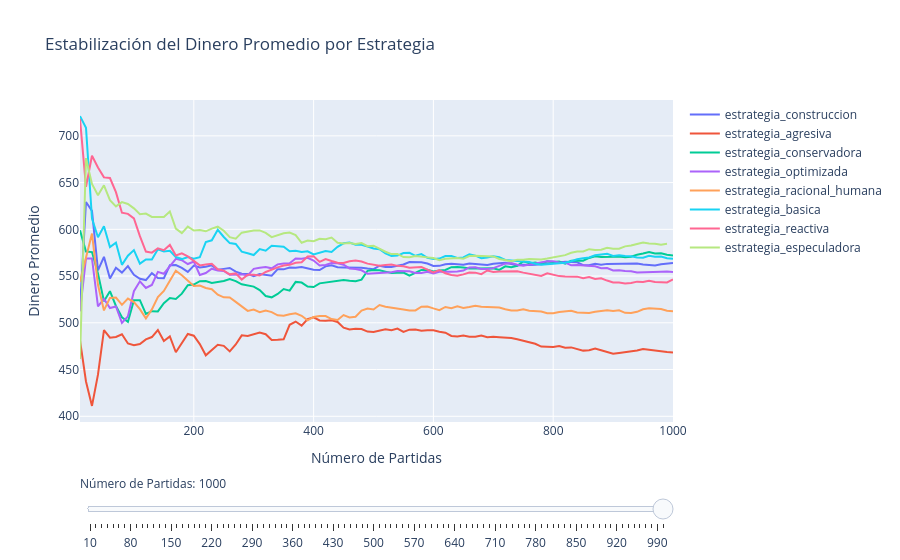

The cell this chart's notebook holds for it:
### Code cell
fig8.show()

### Figure 1 — Plotly figure (JSON) as saved in the notebook; plotly's stock layout.template omitted (floating-point values rounded to 4 significant figures; data arrays with more than 128 entries replaced by an {"elided": "..."} marker saying what was removed)
{"data": [{"mode": "lines", "name": "estrategia_construccion", "type": "scatter", "visible": true, "x": [10, 20, 30, 40, 50, 60, 70, 80, 90, 100, 110, 120, 130, 140, 150, 160, 170, 180, 190, 200, 210, 220, 230, 240, 250, 260, 270, 280, 290, 300, 310, 320, 330, 340, 350, 360, 370, 380, 390, 400, 410, 420, 430, 440, 450, 460, 470, 480, 490, 500, 510, 520, 530, 540, 550, 560, 570, 580, 590, 600, 610, 620, 630, 640, 650, 660, 670, 680, 690, 700, 710, 720, 730, 740, 750, 760, 770, 780, 790, 800, 810, 820, 830, 840, 850, 860, 870, 880, 890, 900, 910, 920, 930, 940, 950, 960, 970, 980, 990, 1000], "y": [516.2, 629.2, 619.8, 556.0, 570.5, 547.3, 558.9, 553.7, 560.6, 551.5, 547.1, 545.7, 553.1, 548.0, 547.8, 561.5, 561.7, 558.7, 554.5, 561.3, 559.2, 559.9, 561.5, 556.8, 557.7, 558.7, 554.7, 552.4, 552.3, 549.8, 552.3, 551.4, 550.3, 557.3, 557.2, 559.1, 558.9, 559.6, 557.8, 556.8, 556.4, 560.4, 561.4, 559.5, 559.3, 559.1, 559.7, 558.9, 558.0, 557.4, 561.1, 559.8, 559.6, 561.1, 562.4, 565.0, 564.6, 564.8, 563.4, 560.8, 560.9, 562.7, 563.2, 562.6, 562.0, 563.5, 563.0, 562.6, 561.8, 563.1, 563.9, 564.2, 562.9, 561.3, 562.2, 561.7, 562.1, 562.7, 562.6, 563.9, 564.5, 565.3, 565.1, 564.8, 561.7, 561.5, 563.3, 562.2, 563.0, 563.2, 563.1, 563.2, 562.9, 563.4, 562.3, 562.0, 561.2, 562.7, 563.6, 564.1]}, {"mode": "lines", "name": "estrategia_agresiva", "type": "scatter", "visible": true, "x": [10, 20, 30, 40, 50, 60, 70, 80, 90, 100, 110, 120, 130, 140, 150, 160, 170, 180, 190, 200, 210, 220, 230, 240, 250, 260, 270, 280, 290, 300, 310, 320, 330, 340, 350, 360, 370, 380, 390, 400, 410, 420, 430, 440, 450, 460, 470, 480, 490, 500, 510, 520, 530, 540, 550, 560, 570, 580, 590, 600, 610, 620, 630, 640, 650, 660, 670, 680, 690, 700, 710, 720, 730, 740, 750, 760, 770, 780, 790, 800, 810, 820, 830, 840, 850, 860, 870, 880, 890, 900, 910, 920, 930, 940, 950, 960, 970, 980, 990, 1000], "y": [481.2, 437.3, 411.1, 444.5, 492.2, 484.1, 484.9, 487.7, 477.9, 476.1, 477.3, 482.3, 484.8, 492.2, 480.5, 485.4, 468.5, 478.3, 488.0, 486.2, 477.2, 465.2, 471.3, 476.4, 475.4, 469.4, 476.8, 486.6, 486.0, 488.0, 489.6, 487.8, 481.5, 481.7, 482.3, 497.9, 501.3, 496.9, 504.0, 505.9, 502.5, 502.2, 502.7, 500.9, 494.8, 492.8, 493.7, 493.3, 490.6, 490.2, 491.5, 493.1, 492.2, 493.9, 490.2, 492.7, 492.9, 491.5, 492.0, 492.0, 490.3, 489.4, 486.0, 485.4, 486.4, 485.1, 485.1, 486.4, 484.6, 485.0, 484.5, 484.3, 483.7, 482.4, 480.6, 478.9, 477.6, 474.6, 474.5, 474.1, 475.1, 473.4, 473.7, 471.6, 470.2, 470.7, 472.4, 470.7, 468.5, 467.0, 467.8, 468.6, 469.2, 470.4, 471.8, 470.9, 470.2, 469.0, 468.7, 468.2]}, {"mode": "lines", "name": "estrategia_conservadora", "type": "scatter", "visible": true, "x": [10, 20, 30, 40, 50, 60, 70, 80, 90, 100, 110, 120, 130, 140, 150, 160, 170, 180, 190, 200, 210, 220, 230, 240, 250, 260, 270, 280, 290, 300, 310, 320, 330, 340, 350, 360, 370, 380, 390, 400, 410, 420, 430, 440, 450, 460, 470, 480, 490, 500, 510, 520, 530, 540, 550, 560, 570, 580, 590, 600, 610, 620, 630, 640, 650, 660, 670, 680, 690, 700, 710, 720, 730, 740, 750, 760, 770, 780, 790, 800, 810, 820, 830, 840, 850, 860, 870, 880, 890, 900, 910, 920, 930, 940, 950, 960, 970, 980, 990, 1000], "y": [599.1, 576.3, 575.7, 552.7, 523.0, 533.8, 518.0, 505.9, 501.1, 524.2, 524.2, 509.5, 512.5, 512.1, 521.0, 526.5, 525.6, 531.2, 540.3, 541.0, 544.6, 544.7, 542.6, 543.4, 544.7, 546.8, 544.6, 541.2, 540.2, 538.7, 535.0, 528.6, 527.2, 530.8, 536.1, 534.4, 543.8, 543.1, 538.8, 538.3, 542.2, 543.2, 544.4, 545.4, 545.7, 544.9, 544.4, 546.2, 555.6, 556.6, 556.3, 554.8, 553.3, 553.7, 553.7, 550.4, 553.3, 556.6, 556.8, 555.0, 556.0, 556.6, 559.6, 559.8, 559.2, 558.2, 558.2, 558.2, 558.8, 558.3, 556.6, 560.4, 559.5, 561.1, 565.8, 563.6, 564.6, 563.1, 565.9, 565.2, 565.6, 563.3, 566.4, 566.2, 566.4, 569.4, 571.2, 570.4, 570.3, 570.6, 571.0, 570.2, 570.6, 572.9, 574.1, 575.7, 574.2, 574.3, 572.8, 572.0]}, {"mode": "lines", "name": "estrategia_optimizada", "type": "scatter", "visible": true, "x": [10, 20, 30, 40, 50, 60, 70, 80, 90, 100, 110, 120, 130, 140, 150, 160, 170, 180, 190, 200, 210, 220, 230, 240, 250, 260, 270, 280, 290, 300, 310, 320, 330, 340, 350, 360, 370, 380, 390, 400, 410, 420, 430, 440, 450, 460, 470, 480, 490, 500, 510, 520, 530, 540, 550, 560, 570, 580, 590, 600, 610, 620, 630, 640, 650, 660, 670, 680, 690, 700, 710, 720, 730, 740, 750, 760, 770, 780, 790, 800, 810, 820, 830, 840, 850, 860, 870, 880, 890, 900, 910, 920, 930, 940, 950, 960, 970, 980, 990, 1000], "y": [512.3, 568.9, 568.9, 517.6, 525.6, 515.8, 517.5, 499.9, 507.0, 533.9, 544.4, 537.2, 540.4, 554.5, 552.5, 560.0, 568.4, 566.9, 562.9, 565.5, 551.2, 553.2, 557.9, 555.9, 555.5, 551.4, 551.9, 551.8, 550.6, 557.7, 558.9, 559.8, 558.3, 562.5, 563.5, 563.7, 568.7, 568.6, 569.6, 566.6, 561.3, 561.9, 564.0, 563.8, 562.2, 558.2, 557.5, 556.2, 552.4, 552.8, 552.9, 553.8, 554.0, 555.4, 555.7, 555.2, 553.4, 553.4, 554.6, 552.9, 554.6, 554.2, 554.6, 554.8, 555.9, 559.3, 559.4, 557.5, 557.5, 558.5, 560.9, 563.3, 564.0, 562.1, 561.2, 562.4, 564.0, 565.4, 565.9, 566.0, 564.5, 564.3, 561.6, 561.9, 561.6, 560.5, 560.5, 558.4, 558.7, 555.9, 556.2, 555.4, 555.1, 553.9, 554.1, 553.7, 554.6, 554.7, 555.0, 554.4]}, {"mode": "lines", "name": "estrategia_racional_humana", "type": "scatter", "visible": true, "x": [10, 20, 30, 40, 50, 60, 70, 80, 90, 100, 110, 120, 130, 140, 150, 160, 170, 180, 190, 200, 210, 220, 230, 240, 250, 260, 270, 280, 290, 300, 310, 320, 330, 340, 350, 360, 370, 380, 390, 400, 410, 420, 430, 440, 450, 460, 470, 480, 490, 500, 510, 520, 530, 540, 550, 560, 570, 580, 590, 600, 610, 620, 630, 640, 650, 660, 670, 680, 690, 700, 710, 720, 730, 740, 750, 760, 770, 780, 790, 800, 810, 820, 830, 840, 850, 860, 870, 880, 890, 900, 910, 920, 930, 940, 950, 960, 970, 980, 990, 1000], "y": [544.0, 568.9, 595.5, 540.6, 513.3, 526.6, 527.0, 519.2, 526.0, 522.2, 514.6, 504.7, 514.4, 527.5, 534.1, 545.1, 555.8, 550.9, 544.7, 539.4, 539.9, 537.3, 536.0, 530.1, 527.2, 527.2, 522.4, 517.5, 512.7, 514.1, 511.4, 513.1, 511.4, 508.1, 507.5, 509.2, 510.2, 507.5, 502.7, 506.3, 507.2, 507.2, 504.0, 503.0, 508.3, 505.7, 506.5, 513.1, 515.2, 514.2, 519.0, 517.2, 516.5, 515.2, 514.3, 513.3, 513.3, 517.3, 517.5, 515.4, 513.5, 517.0, 515.7, 517.6, 516.0, 516.8, 518.3, 517.2, 517.1, 516.5, 516.4, 514.5, 513.1, 513.3, 514.6, 512.8, 512.2, 512.0, 510.3, 510.3, 511.5, 512.2, 512.9, 511.1, 510.7, 510.5, 511.8, 512.9, 513.5, 512.7, 513.5, 510.7, 510.4, 511.7, 514.4, 515.6, 515.2, 514.9, 513.0, 512.4]}, {"mode": "lines", "name": "estrategia_basica", "type": "scatter", "visible": true, "x": [10, 20, 30, 40, 50, 60, 70, 80, 90, 100, 110, 120, 130, 140, 150, 160, 170, 180, 190, 200, 210, 220, 230, 240, 250, 260, 270, 280, 290, 300, 310, 320, 330, 340, 350, 360, 370, 380, 390, 400, 410, 420, 430, 440, 450, 460, 470, 480, 490, 500, 510, 520, 530, 540, 550, 560, 570, 580, 590, 600, 610, 620, 630, 640, 650, 660, 670, 680, 690, 700, 710, 720, 730, 740, 750, 760, 770, 780, 790, 800, 810, 820, 830, 840, 850, 860, 870, 880, 890, 900, 910, 920, 930, 940, 950, 960, 970, 980, 990, 1000], "y": [721.1, 708.7, 611.6, 591.5, 603.3, 581.0, 585.7, 562.0, 571.7, 577.8, 563.3, 567.8, 567.8, 578.6, 576.3, 577.1, 570.4, 568.2, 570.4, 568.6, 570.1, 586.3, 588.3, 599.5, 591.8, 585.3, 584.4, 576.1, 574.4, 572.5, 578.9, 577.1, 582.4, 582.0, 581.5, 576.5, 577.1, 575.8, 576.5, 573.1, 574.6, 576.8, 575.9, 581.4, 585.0, 585.9, 583.6, 583.4, 581.6, 579.5, 578.7, 574.3, 571.6, 571.9, 574.6, 574.8, 571.7, 573.5, 569.4, 568.3, 568.7, 571.4, 571.5, 569.4, 569.9, 573.3, 571.9, 569.1, 569.9, 571.2, 570.2, 567.3, 566.7, 566.4, 566.2, 565.1, 563.1, 562.2, 562.7, 563.0, 563.7, 564.2, 565.9, 568.0, 569.1, 569.8, 572.3, 573.4, 573.8, 571.5, 572.4, 571.4, 571.2, 570.0, 569.6, 571.6, 570.7, 571.0, 569.1, 568.5]}, {"mode": "lines", "name": "estrategia_reactiva", "type": "scatter", "visible": true, "x": [10, 20, 30, 40, 50, 60, 70, 80, 90, 100, 110, 120, 130, 140, 150, 160, 170, 180, 190, 200, 210, 220, 230, 240, 250, 260, 270, 280, 290, 300, 310, 320, 330, 340, 350, 360, 370, 380, 390, 400, 410, 420, 430, 440, 450, 460, 470, 480, 490, 500, 510, 520, 530, 540, 550, 560, 570, 580, 590, 600, 610, 620, 630, 640, 650, 660, 670, 680, 690, 700, 710, 720, 730, 740, 750, 760, 770, 780, 790, 800, 810, 820, 830, 840, 850, 860, 870, 880, 890, 900, 910, 920, 930, 940, 950, 960, 970, 980, 990, 1000], "y": [718.0, 645.4, 678.8, 666.1, 655.6, 654.9, 639.8, 617.8, 616.6, 611.8, 592.7, 576.3, 575.1, 579.7, 577.7, 583.3, 572.1, 574.3, 571.1, 566.3, 561.4, 562.5, 563.2, 557.3, 555.8, 551.8, 552.9, 546.3, 551.4, 551.3, 550.5, 554.4, 557.1, 559.3, 561.3, 562.0, 564.3, 564.9, 570.9, 571.2, 565.2, 568.3, 566.1, 564.3, 563.9, 565.9, 566.5, 565.6, 563.3, 561.9, 561.1, 562.0, 562.4, 560.9, 560.5, 558.9, 559.2, 559.6, 556.9, 553.8, 556.4, 553.0, 551.2, 550.3, 551.8, 553.8, 553.7, 552.1, 556.0, 554.4, 554.8, 555.0, 554.6, 555.2, 553.7, 552.5, 551.7, 550.1, 553.0, 551.2, 550.0, 549.7, 549.9, 549.4, 547.7, 548.9, 546.9, 547.6, 545.2, 543.1, 543.1, 542.1, 542.5, 544.0, 543.5, 545.0, 543.6, 543.8, 543.1, 546.4]}, {"mode": "lines", "name": "estrategia_especuladora", "type": "scatter", "visible": true, "x": [10, 20, 30, 40, 50, 60, 70, 80, 90, 100, 110, 120, 130, 140, 150, 160, 170, 180, 190, 200, 210, 220, 230, 240, 250, 260, 270, 280, 290, 300, 310, 320, 330, 340, 350, 360, 370, 380, 390, 400, 410, 420, 430, 440, 450, 460, 470, 480, 490, 500, 510, 520, 530, 540, 550, 560, 570, 580, 590, 600, 610, 620, 630, 640, 650, 660, 670, 680, 690, 700, 710, 720, 730, 740, 750, 760, 770, 780, 790, 800, 810, 820, 830, 840, 850, 860, 870, 880, 890, 900, 910, 920, 930, 940, 950, 960, 970, 980, 990, 1000], "y": [461.4, 676.2, 648.5, 636.5, 647.1, 631.2, 624.6, 629.1, 627.1, 622.4, 616.2, 616.8, 613.3, 613.2, 613.2, 619.1, 600.8, 595.9, 602.9, 598.7, 599.3, 597.9, 600.8, 602.8, 598.5, 591.7, 590.0, 596.4, 597.5, 598.7, 598.8, 596.3, 591.6, 594.0, 595.7, 596.5, 593.8, 585.6, 588.0, 587.4, 589.9, 589.4, 591.2, 585.7, 584.7, 585.3, 584.4, 585.3, 581.9, 582.5, 579.1, 576.0, 573.6, 573.7, 570.3, 570.2, 571.6, 570.5, 570.0, 569.3, 567.0, 568.6, 568.6, 569.4, 568.6, 571.4, 571.8, 571.7, 571.5, 571.0, 568.3, 566.9, 565.8, 567.6, 567.3, 568.2, 568.3, 567.7, 568.7, 569.8, 571.2, 572.4, 575.0, 576.3, 576.3, 578.8, 578.0, 578.1, 580.2, 579.2, 579.2, 581.8, 582.7, 584.7, 585.9, 584.9, 584.7, 583.4, 584.5]}], "layout": {"showlegend": true, "sliders": [{"active": 99, "currentvalue": {"prefix": "Número de Partidas: "}, "pad": {"t": 50}, "steps": [{"args": [{"x": {"elided": "8x100 int values"}, "y": {"elided": "8x100 float values"}}], "label": "10", "method": "update"}, {"args": [{"x": {"elided": "8x100 int values"}, "y": {"elided": "8x100 float values"}}], "label": "20", "method": "update"}, {"args": [{"x": {"elided": "8x100 int values"}, "y": {"elided": "8x100 float values"}}], "label": "30", "method": "update"}, {"args": [{"x": {"elided": "8x100 int values"}, "y": {"elided": "8x100 float values"}}], "label": "40", "method": "update"}, {"args": [{"x": {"elided": "8x100 int values"}, "y": {"elided": "8x100 float values"}}], "label": "50", "method": "update"}, {"args": [{"x": {"elided": "8x100 int values"}, "y": {"elided": "8x100 float values"}}], "label": "60", "method": "update"}, {"args": [{"x": {"elided": "8x100 int values"}, "y": {"elided": "8x100 float values"}}], "label": "70", "method": "update"}, {"args": [{"x": {"elided": "8x100 int values"}, "y": {"elided": "8x100 float values"}}], "label": "80", "method": "update"}, {"args": [{"x": {"elided": "8x100 int values"}, "y": {"elided": "8x100 float values"}}], "label": "90", "method": "update"}, {"args": [{"x": {"elided": "8x100 int values"}, "y": {"elided": "8x100 float values"}}], "label": "100", "method": "update"}, {"args": [{"x": {"elided": "8x100 int values"}, "y": {"elided": "8x100 float values"}}], "label": "110", "method": "update"}, {"args": [{"x": {"elided": "8x100 int values"}, "y": {"elided": "8x100 float values"}}], "label": "120", "method": "update"}, {"args": [{"x": {"elided": "8x100 int values"}, "y": {"elided": "8x100 float values"}}], "label": "130", "method": "update"}, {"args": [{"x": {"elided": "8x100 int values"}, "y": {"elided": "8x100 float values"}}], "label": "140", "method": "update"}, {"args": [{"x": {"elided": "8x100 int values"}, "y": {"elided": "8x100 float values"}}], "label": "150", "method": "update"}, {"args": [{"x": {"elided": "8x100 int values"}, "y": {"elided": "8x100 float values"}}], "label": "160", "method": "update"}, {"args": [{"x": {"elided": "8x100 int values"}, "y": {"elided": "8x100 float values"}}], "label": "170", "method": "update"}, {"args": [{"x": {"elided": "8x100 int values"}, "y": {"elided": "8x100 float values"}}], "label": "180", "method": "update"}, {"args": [{"x": {"elided": "8x100 int values"}, "y": {"elided": "8x100 float values"}}], "label": "190", "method": "update"}, {"args": [{"x": {"elided": "8x100 int values"}, "y": {"elided": "8x100 float values"}}], "label": "200", "method": "update"}, {"args": [{"x": {"elided": "8x100 int values"}, "y": {"elided": "8x100 float values"}}], "label": "210", "method": "update"}, {"args": [{"x": {"elided": "8x100 int values"}, "y": {"elided": "8x100 float values"}}], "label": "220", "method": "update"}, {"args": [{"x": {"elided": "8x100 int values"}, "y": {"elided": "8x100 float values"}}], "label": "230", "method": "update"}, {"args": [{"x": {"elided": "8x100 int values"}, "y": {"elided": "8x100 float values"}}], "label": "240", "method": "update"}, {"args": [{"x": {"elided": "8x100 int values"}, "y": {"elided": "8x100 float values"}}], "label": "250", "method": "update"}, {"args": [{"x": {"elided": "8x100 int values"}, "y": {"elided": "8x100 float values"}}], "label": "260", "method": "update"}, {"args": [{"x": {"elided": "8x100 int values"}, "y": {"elided": "8x100 float values"}}], "label": "270", "method": "update"}, {"args": [{"x": {"elided": "8x100 int values"}, "y": {"elided": "8x100 float values"}}], "label": "280", "method": "update"}, {"args": [{"x": {"elided": "8x100 int values"}, "y": {"elided": "8x100 float values"}}], "label": "290", "method": "update"}, {"args": [{"x": {"elided": "8x100 int values"}, "y": {"elided": "8x100 float values"}}], "label": "300", "method": "update"}, {"args": [{"x": {"elided": "8x100 int values"}, "y": {"elided": "8x100 float values"}}], "label": "310", "method": "update"}, {"args": [{"x": {"elided": "8x100 int values"}, "y": {"elided": "8x100 float values"}}], "label": "320", "method": "update"}, {"args": [{"x": {"elided": "8x100 int values"}, "y": {"elided": "8x100 float values"}}], "label": "330", "method": "update"}, {"args": [{"x": {"elided": "8x100 int values"}, "y": {"elided": "8x100 float values"}}], "label": "340", "method": "update"}, {"args": [{"x": {"elided": "8x100 int values"}, "y": {"elided": "8x100 float values"}}], "label": "350", "method": "update"}, {"args": [{"x": {"elided": "8x100 int values"}, "y": {"elided": "8x100 float values"}}], "label": "360", "method": "update"}, {"args": [{"x": {"elided": "8x100 int values"}, "y": {"elided": "8x100 float values"}}], "label": "370", "method": "update"}, {"args": [{"x": {"elided": "8x100 int values"}, "y": {"elided": "8x100 float values"}}], "label": "380", "method": "update"}, {"args": [{"x": {"elided": "8x100 int values"}, "y": {"elided": "8x100 float values"}}], "label": "390", "method": "update"}, {"args": [{"x": {"elided": "8x100 int values"}, "y": {"elided": "8x100 float values"}}], "label": "400", "method": "update"}, {"args": [{"x": {"elided": "8x100 int values"}, "y": {"elided": "8x100 float values"}}], "label": "410", "method": "update"}, {"args": [{"x": {"elided": "8x100 int values"}, "y": {"elided": "8x100 float values"}}], "label": "420", "method": "update"}, {"args": [{"x": {"elided": "8x100 int values"}, "y": {"elided": "8x100 float values"}}], "label": "430", "method": "update"}, {"args": [{"x": {"elided": "8x100 int values"}, "y": {"elided": "8x100 float values"}}], "label": "440", "method": "update"}, {"args": [{"x": {"elided": "8x100 int values"}, "y": {"elided": "8x100 float values"}}], "label": "450", "method": "update"}, {"args": [{"x": {"elided": "8x100 int values"}, "y": {"elided": "8x100 float values"}}], "label": "460", "method": "update"}, {"args": [{"x": {"elided": "8x100 int values"}, "y": {"elided": "8x100 float values"}}], "label": "470", "method": "update"}, {"args": [{"x": {"elided": "8x100 int values"}, "y": {"elided": "8x100 float values"}}], "label": "480", "method": "update"}, {"args": [{"x": {"elided": "8x100 int values"}, "y": {"elided": "8x100 float values"}}], "label": "490", "method": "update"}, {"args": [{"x": {"elided": "8x100 int values"}, "y": {"elided": "8x100 float values"}}], "label": "500", "method": "update"}, {"args": [{"x": {"elided": "8x100 int values"}, "y": {"elided": "8x100 float values"}}], "label": "510", "method": "update"}, {"args": [{"x": {"elided": "8x100 int values"}, "y": {"elided": "8x100 float values"}}], "label": "520", "method": "update"}, {"args": [{"x": {"elided": "8x100 int values"}, "y": {"elided": "8x100 float values"}}], "label": "530", "method": "update"}, {"args": [{"x": {"elided": "8x100 int values"}, "y": {"elided": "8x100 float values"}}], "label": "540", "method": "update"}, {"args": [{"x": {"elided": "8x100 int values"}, "y": {"elided": "8x100 float values"}}], "label": "550", "method": "update"}, {"args": [{"x": {"elided": "8x100 int values"}, "y": {"elided": "8x100 float values"}}], "label": "560", "method": "update"}, {"args": [{"x": {"elided": "8x100 int values"}, "y": {"elided": "8x100 float values"}}], "label": "570", "method": "update"}, {"args": [{"x": {"elided": "8x100 int values"}, "y": {"elided": "8x100 float values"}}], "label": "580", "method": "update"}, {"args": [{"x": {"elided": "8x100 int values"}, "y": {"elided": "8x100 float values"}}], "label": "590", "method": "update"}, {"args": [{"x": {"elided": "8x100 int values"}, "y": {"elided": "8x100 float values"}}], "label": "600", "method": "update"}, {"args": [{"x": {"elided": "8x100 int values"}, "y": {"elided": "8x100 float values"}}], "label": "610", "method": "update"}, {"args": [{"x": {"elided": "8x100 int values"}, "y": {"elided": "8x100 float values"}}], "label": "620", "method": "update"}, {"args": [{"x": {"elided": "8x100 int values"}, "y": {"elided": "8x100 float values"}}], "label": "630", "method": "update"}, {"args": [{"x": {"elided": "8x100 int values"}, "y": {"elided": "8x100 float values"}}], "label": "640", "method": "update"}, {"args": [{"x": {"elided": "8x100 int values"}, "y": {"elided": "8x100 float values"}}], "label": "650", "method": "update"}, {"args": [{"x": {"elided": "8x100 int values"}, "y": {"elided": "8x100 float values"}}], "label": "660", "method": "update"}, {"args": [{"x": {"elided": "8x100 int values"}, "y": {"elided": "8x100 float values"}}], "label": "670", "method": "update"}, {"args": [{"x": {"elided": "8x100 int values"}, "y": {"elided": "8x100 float values"}}], "label": "680", "method": "update"}, {"args": [{"x": {"elided": "8x100 int values"}, "y": {"elided": "8x100 float values"}}], "label": "690", "method": "update"}, {"args": [{"x": {"elided": "8x100 int values"}, "y": {"elided": "8x100 float values"}}], "label": "700", "method": "update"}, {"args": [{"x": {"elided": "8x100 int values"}, "y": {"elided": "8x100 float values"}}], "label": "710", "method": "update"}, {"args": [{"x": {"elided": "8x100 int values"}, "y": {"elided": "8x100 float values"}}], "label": "720", "method": "update"}, {"args": [{"x": {"elided": "8x100 int values"}, "y": {"elided": "8x100 float values"}}], "label": "730", "method": "update"}, {"args": [{"x": {"elided": "8x100 int values"}, "y": {"elided": "8x100 float values"}}], "label": "740", "method": "update"}, {"args": [{"x": {"elided": "8x100 int values"}, "y": {"elided": "8x100 float values"}}], "label": "750", "method": "update"}, {"args": [{"x": {"elided": "8x100 int values"}, "y": {"elided": "8x100 float values"}}], "label": "760", "method": "update"}, {"args": [{"x": {"elided": "8x100 int values"}, "y": {"elided": "8x100 float values"}}], "label": "770", "method": "update"}, {"args": [{"x": {"elided": "8x100 int values"}, "y": {"elided": "8x100 float values"}}], "label": "780", "method": "update"}, {"args": [{"x": {"elided": "8x100 int values"}, "y": {"elided": "8x100 float values"}}], "label": "790", "method": "update"}, {"args": [{"x": {"elided": "8x100 int values"}, "y": {"elided": "8x100 float values"}}], "label": "800", "method": "update"}, {"args": [{"x": {"elided": "8x100 int values"}, "y": {"elided": "8x100 float values"}}], "label": "810", "method": "update"}, {"args": [{"x": {"elided": "8x100 int values"}, "y": {"elided": "8x100 float values"}}], "label": "820", "method": "update"}, {"args": [{"x": {"elided": "8x100 int values"}, "y": {"elided": "8x100 float values"}}], "label": "830", "method": "update"}, {"args": [{"x": {"elided": "8x100 int values"}, "y": {"elided": "8x100 float values"}}], "label": "840", "method": "update"}, {"args": [{"x": {"elided": "8x100 int values"}, "y": {"elided": "8x100 float values"}}], "label": "850", "method": "update"}, {"args": [{"x": {"elided": "8x100 int values"}, "y": {"elided": "8x100 float values"}}], "label": "860", "method": "update"}, {"args": [{"x": {"elided": "8x100 int values"}, "y": {"elided": "8x100 float values"}}], "label": "870", "method": "update"}, {"args": [{"x": {"elided": "8x100 int values"}, "y": {"elided": "8x100 float values"}}], "label": "880", "method": "update"}, {"args": [{"x": {"elided": "8x100 int values"}, "y": {"elided": "8x100 float values"}}], "label": "890", "method": "update"}, {"args": [{"x": {"elided": "8x100 int values"}, "y": {"elided": "8x100 float values"}}], "label": "900", "method": "update"}, {"args": [{"x": {"elided": "8x100 int values"}, "y": {"elided": "8x100 float values"}}], "label": "910", "method": "update"}, {"args": [{"x": {"elided": "8x100 int values"}, "y": {"elided": "8x100 float values"}}], "label": "920", "method": "update"}, {"args": [{"x": {"elided": "8x100 int values"}, "y": {"elided": "8x100 float values"}}], "label": "930", "method": "update"}, {"args": [{"x": {"elided": "8x100 int values"}, "y": {"elided": "8x100 float values"}}], "label": "940", "method": "update"}, {"args": [{"x": {"elided": "8x100 int values"}, "y": {"elided": "8x100 float values"}}], "label": "950", "method": "update"}, {"args": [{"x": {"elided": "8x100 int values"}, "y": {"elided": "8x100 float values"}}], "label": "960", "method": "update"}, {"args": [{"x": {"elided": "8x100 int values"}, "y": {"elided": "8x100 float values"}}], "label": "970", "method": "update"}, {"args": [{"x": {"elided": "8x100 int values"}, "y": {"elided": "8x100 float values"}}], "label": "980", "method": "update"}, {"args": [{"x": {"elided": "8x100 int values"}, "y": {"elided": "8x100 float values"}}], "label": "990", "method": "update"}, {"args": [{"x": {"elided": "8x100 int values"}, "y": {"elided": "8 rows, 799 float values in total"}}], "label": "1000", "method": "update"}]}], "title": {"text": "Estabilización del Dinero Promedio por Estrategia"}, "xaxis": {"title": {"text": "Número de Partidas"}}, "yaxis": {"title": {"text": "Dinero Promedio"}}}}
